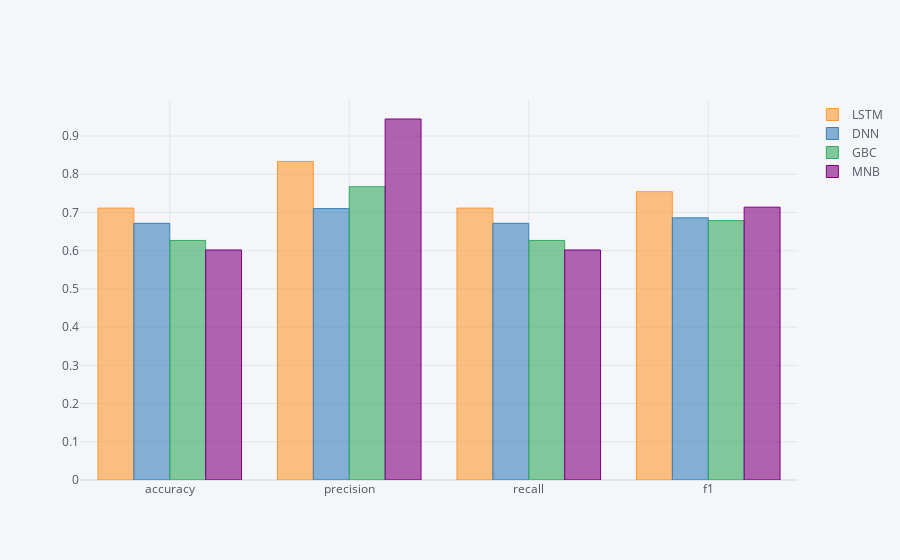

Write notebook code for a chart like this one.
### Code cell
%matplotlib inline
metric_df.iplot(y=['LSTM','DNN','GBC','MNB'],kind='bar',showlegend=True)

### Figure 1 — Plotly figure (JSON) as saved in the notebook; plotly's stock layout.template omitted (floating-point values rounded to 4 significant figures)
{"data": [{"marker": {"color": "rgba(255, 153, 51, 0.6)", "line": {"color": "rgba(255, 153, 51, 1.0)", "width": 1}}, "name": "LSTM", "orientation": "v", "text": "", "type": "bar", "x": ["accuracy", "precision", "recall", "f1"], "y": [0.7114, 0.8335, 0.7114, 0.7545]}, {"marker": {"color": "rgba(55, 128, 191, 0.6)", "line": {"color": "rgba(55, 128, 191, 1.0)", "width": 1}}, "name": "DNN", "orientation": "v", "text": "", "type": "bar", "x": ["accuracy", "precision", "recall", "f1"], "y": [0.6716, 0.7102, 0.6716, 0.686]}, {"marker": {"color": "rgba(50, 171, 96, 0.6)", "line": {"color": "rgba(50, 171, 96, 1.0)", "width": 1}}, "name": "GBC", "orientation": "v", "text": "", "type": "bar", "x": ["accuracy", "precision", "recall", "f1"], "y": [0.6269, 0.7674, 0.6269, 0.6787]}, {"marker": {"color": "rgba(128, 0, 128, 0.6)", "line": {"color": "rgba(128, 0, 128, 1.0)", "width": 1}}, "name": "MNB", "orientation": "v", "text": "", "type": "bar", "x": ["accuracy", "precision", "recall", "f1"], "y": [0.602, 0.9446, 0.602, 0.7139]}], "layout": {"legend": {"bgcolor": "#F5F6F9", "font": {"color": "#4D5663"}}, "paper_bgcolor": "#F5F6F9", "plot_bgcolor": "#F5F6F9", "showlegend": true, "title": {"font": {"color": "#4D5663"}}, "xaxis": {"gridcolor": "#E1E5ED", "showgrid": true, "tickfont": {"color": "#4D5663"}, "title": {"font": {"color": "#4D5663"}, "text": ""}, "zerolinecolor": "#E1E5ED"}, "yaxis": {"gridcolor": "#E1E5ED", "showgrid": true, "tickfont": {"color": "#4D5663"}, "title": {"font": {"color": "#4D5663"}, "text": ""}, "zerolinecolor": "#E1E5ED"}}}
